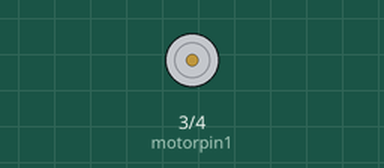
Simulated run of this sketch. Board: Arduino Uno, built with avr-gcc and run on an emulated ATmega328P. Shown: motor-driver pin pairs drawn as motors (green arrow = first pin HIGH = forward, orange = second pin HIGH = backward, longer = more drive).

Above: at 1.0 s.
At 3.7 s:
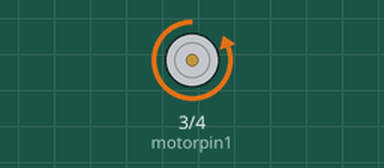
At 9.2 s:
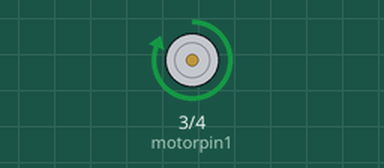
Timing chart, 0 to 19.5 s (numbered marks = the images above):
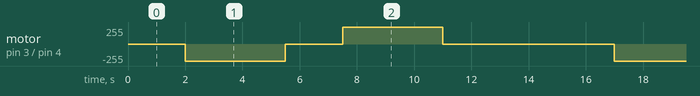

Measured:
- by itself, motor on pin 3 (motorpin1) / pin 4 (motorpin2): repeats every 15.0 s: stopped 2.0 s, forward 255/255 3.5 s, stopped 6.0 s, backward 255/255 3.5 s

The sketch:

MotorControl_L293D.ino.ino
```cpp
// Community of Robots//

//Dc motor example code//

int motorpin1 = 3;                  //define digital output pin no.

int motorpin2 = 4;                  //define digital output pin no.


void setup () {

  pinMode(motorpin1,OUTPUT);        //set pin 3 as output

  pinMode(motorpin2,OUTPUT);            // set pin 4 as output same as before


}
//blank
//
//
//
//
//

//

void loop () {

  RotateMotor();
}

void RotateMotor()
{
  delay(2000) ;

  digitalWrite(motorpin1,LOW);
  digitalWrite(motorpin2,HIGH);

  delay(3500) ;

  digitalWrite(motorpin1,LOW);
  digitalWrite(motorpin2,LOW);

  delay(2000) ;

  digitalWrite(motorpin1,HIGH);
  digitalWrite(motorpin2,LOW);

  delay(3500) ;

  digitalWrite(motorpin1,LOW);
  digitalWrite(motorpin2,LOW);

  delay(4000) ;
}
```
